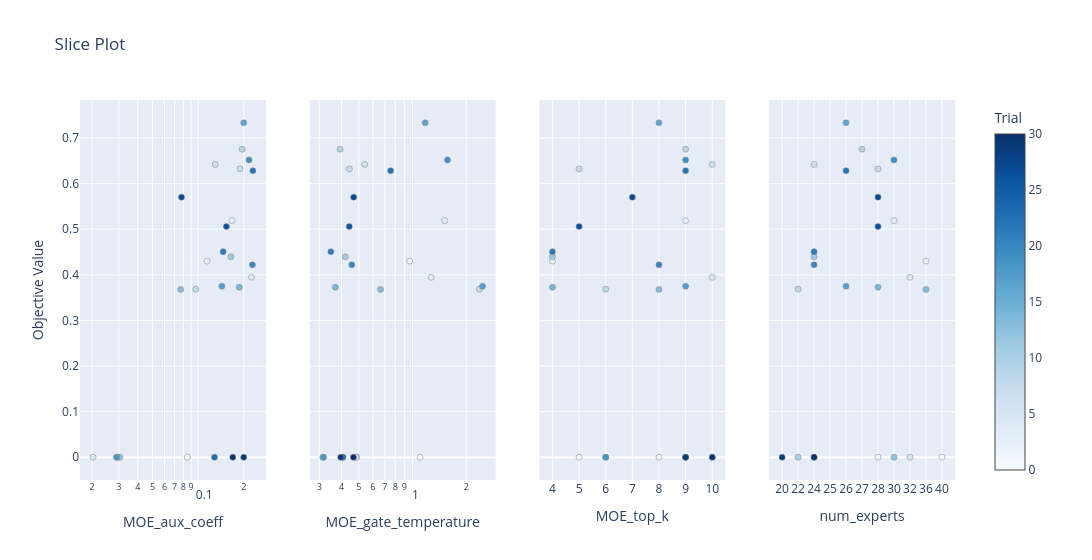

The cell this chart's notebook holds for it:
### Code cell
fig_slice = plot_slice(study, params=params_to_plot_MOE_CORE)
fig_slice.show()

### Figure 1 — Plotly figure (JSON) as saved in the notebook; plotly's stock layout.template omitted (floating-point values rounded to 4 significant figures)
{"data": [{"marker": {"color": [0, 1, 2, 3, 4, 5, 6, 7, 8, 9, 10, 11, 12, 13, 14, 16, 17, 18, 19, 20, 21, 22, 23, 26, 27, 29, 30], "colorbar": {"title": {"text": "Trial"}, "x": 1, "xpad": 40}, "colorscale": [[0, "rgb(247,251,255)"], [0.125, "rgb(222,235,247)"], [0.25, "rgb(198,219,239)"], [0.375, "rgb(158,202,225)"], [0.5, "rgb(107,174,214)"], [0.625, "rgb(66,146,198)"], [0.75, "rgb(33,113,181)"], [0.875, "rgb(8,81,156)"], [1, "rgb(8,48,107)"]], "line": {"color": "Grey", "width": 0.5}, "showscale": true}, "mode": "markers", "name": "Feasible Trial", "showlegend": false, "type": "scatter", "x": [0.08496, 0.02888, 0.1146, 0.1673, 0.225, 0.02029, 0.1297, 0.1888, 0.09634, 0.195, 0.03001, 0.1643, 0.03049, 0.07674, 0.1868, 0.1998, 0.1434, 0.02903, 0.2166, 0.2279, 0.1461, 0.2296, 0.1281, 0.1535, 0.0777, 0.1997, 0.1692], "xaxis": "x", "y": [0, 0, 0.4301, 0.519, 0.3945, 0, 0.6421, 0.6322, 0.3684, 0.6754, 0, 0.4395, 0, 0.3679, 0.3728, 0.7334, 0.375, 0, 0.652, 0.4219, 0.4508, 0.6284, 0, 0.5058, 0.5703, 0, 0], "yaxis": "y"}, {"marker": {"color": [0, 1, 2, 3, 4, 5, 6, 7, 8, 9, 10, 11, 12, 13, 14, 16, 17, 18, 19, 20, 21, 22, 23, 26, 27, 29, 30], "colorbar": {"title": {"text": "Trial"}, "x": 1, "xpad": 40}, "colorscale": [[0, "rgb(247,251,255)"], [0.125, "rgb(222,235,247)"], [0.25, "rgb(198,219,239)"], [0.375, "rgb(158,202,225)"], [0.5, "rgb(107,174,214)"], [0.625, "rgb(66,146,198)"], [0.75, "rgb(33,113,181)"], [0.875, "rgb(8,81,156)"], [1, "rgb(8,48,107)"]], "line": {"color": "Grey", "width": 0.5}, "showscale": false}, "mode": "markers", "name": "Feasible Trial", "showlegend": false, "type": "scatter", "x": [1.104, 0.4863, 0.9648, 1.515, 1.272, 0.483, 0.5392, 0.4429, 2.369, 0.3925, 0.407, 0.4198, 0.3138, 0.6613, 0.3694, 1.177, 2.47, 0.3178, 1.569, 0.4567, 0.3484, 0.7535, 0.4073, 0.4418, 0.468, 0.3957, 0.4663], "xaxis": "x2", "y": [0, 0, 0.4301, 0.519, 0.3945, 0, 0.6421, 0.6322, 0.3684, 0.6754, 0, 0.4395, 0, 0.3679, 0.3728, 0.7334, 0.375, 0, 0.652, 0.4219, 0.4508, 0.6284, 0, 0.5058, 0.5703, 0, 0], "yaxis": "y2"}, {"marker": {"color": [0, 1, 2, 3, 4, 5, 6, 7, 8, 9, 10, 11, 12, 13, 14, 16, 17, 18, 19, 20, 21, 22, 23, 26, 27, 29, 30], "colorbar": {"title": {"text": "Trial"}, "x": 1, "xpad": 40}, "colorscale": [[0, "rgb(247,251,255)"], [0.125, "rgb(222,235,247)"], [0.25, "rgb(198,219,239)"], [0.375, "rgb(158,202,225)"], [0.5, "rgb(107,174,214)"], [0.625, "rgb(66,146,198)"], [0.75, "rgb(33,113,181)"], [0.875, "rgb(8,81,156)"], [1, "rgb(8,48,107)"]], "line": {"color": "Grey", "width": 0.5}, "showscale": false}, "mode": "markers", "name": "Feasible Trial", "showlegend": false, "type": "scatter", "x": [5, 8, 4, 9, 10, 10, 10, 5, 6, 9, 6, 4, 9, 8, 4, 8, 9, 6, 9, 8, 4, 9, 9, 5, 7, 9, 10], "xaxis": "x3", "y": [0, 0, 0.4301, 0.519, 0.3945, 0, 0.6421, 0.6322, 0.3684, 0.6754, 0, 0.4395, 0, 0.3679, 0.3728, 0.7334, 0.375, 0, 0.652, 0.4219, 0.4508, 0.6284, 0, 0.5058, 0.5703, 0, 0], "yaxis": "y3"}, {"marker": {"color": [0, 1, 2, 3, 4, 5, 6, 7, 8, 9, 10, 11, 12, 13, 14, 16, 17, 18, 19, 20, 21, 22, 23, 26, 27, 29, 30], "colorbar": {"title": {"text": "Trial"}, "x": 1, "xpad": 40}, "colorscale": [[0, "rgb(247,251,255)"], [0.125, "rgb(222,235,247)"], [0.25, "rgb(198,219,239)"], [0.375, "rgb(158,202,225)"], [0.5, "rgb(107,174,214)"], [0.625, "rgb(66,146,198)"], [0.75, "rgb(33,113,181)"], [0.875, "rgb(8,81,156)"], [1, "rgb(8,48,107)"]], "line": {"color": "Grey", "width": 0.5}, "showscale": false}, "mode": "markers", "name": "Feasible Trial", "showlegend": false, "type": "scatter", "x": [40, 28, 36, 30, 32, 32, 24, 28, 22, 27, 22, 24, 30, 36, 28, 26, 26, 24, 30, 24, 24, 26, 24, 28, 28, 20, 24], "xaxis": "x4", "y": [0, 0, 0.4301, 0.519, 0.3945, 0, 0.6421, 0.6322, 0.3684, 0.6754, 0, 0.4395, 0, 0.3679, 0.3728, 0.7334, 0.375, 0, 0.652, 0.4219, 0.4508, 0.6284, 0, 0.5058, 0.5703, 0, 0], "yaxis": "y4"}], "layout": {"title": {"text": "Slice Plot"}, "width": 1200, "xaxis": {"anchor": "y", "domain": [0, 0.2125], "title": {"text": "MOE_aux_coeff"}, "type": "log"}, "xaxis2": {"anchor": "y2", "domain": [0.2625, 0.475], "title": {"text": "MOE_gate_temperature"}, "type": "log"}, "xaxis3": {"anchor": "y3", "categoryarray": [4, 5, 6, 7, 8, 9, 10], "categoryorder": "array", "domain": [0.525, 0.7375], "title": {"text": "MOE_top_k"}, "type": "category"}, "xaxis4": {"anchor": "y4", "categoryarray": [20, 22, 24, 25, 26, 27, 28, 30, 32, 36, 40, 44], "categoryorder": "array", "domain": [0.7875, 1], "title": {"text": "num_experts"}, "type": "category"}, "yaxis": {"anchor": "x", "domain": [0, 1], "title": {"text": "Objective Value"}}, "yaxis2": {"anchor": "x2", "domain": [0, 1], "matches": "y", "showticklabels": false}, "yaxis3": {"anchor": "x3", "domain": [0, 1], "matches": "y", "showticklabels": false}, "yaxis4": {"anchor": "x4", "domain": [0, 1], "matches": "y", "showticklabels": false}}}
